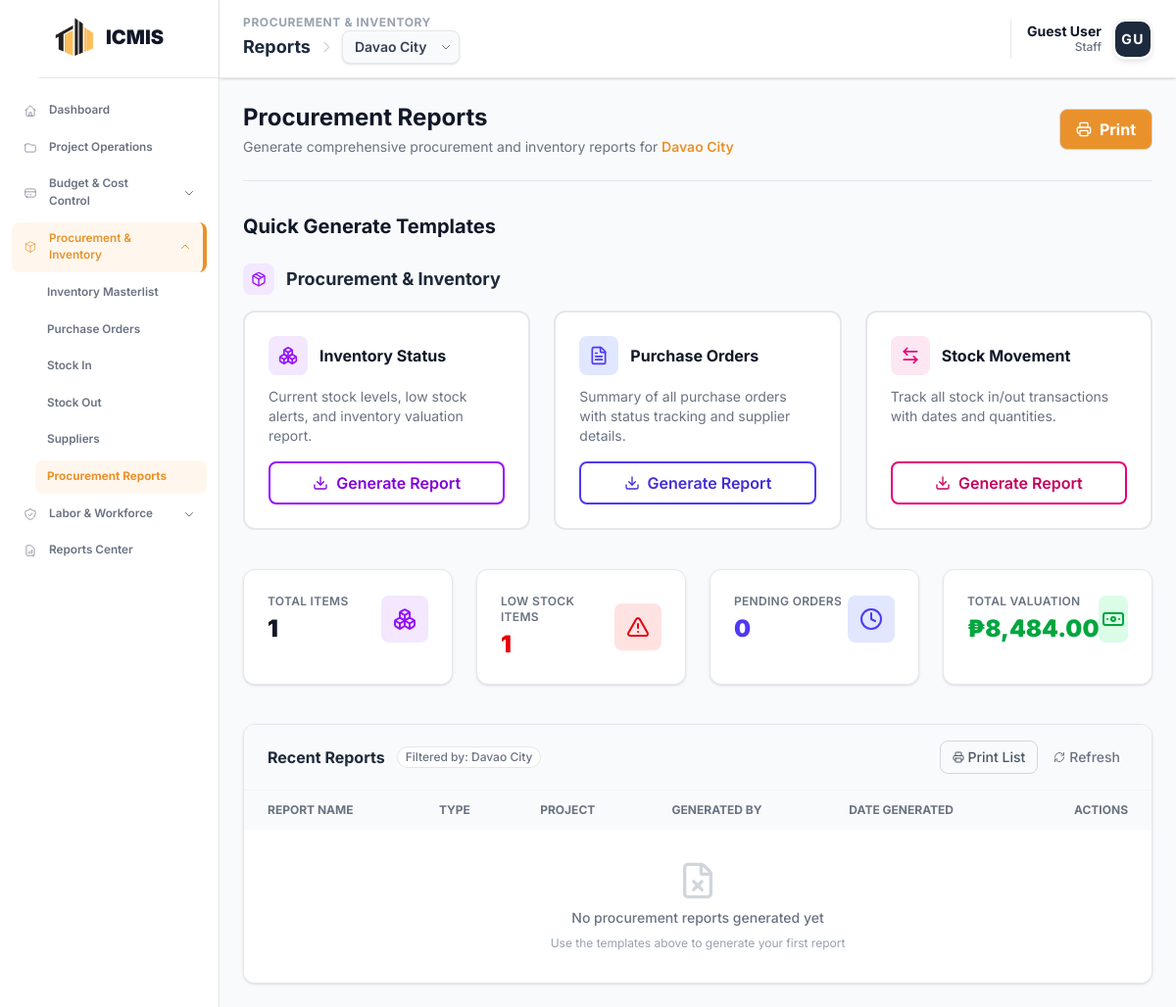
Before: /modules/procurement/reports.php with the older database file.
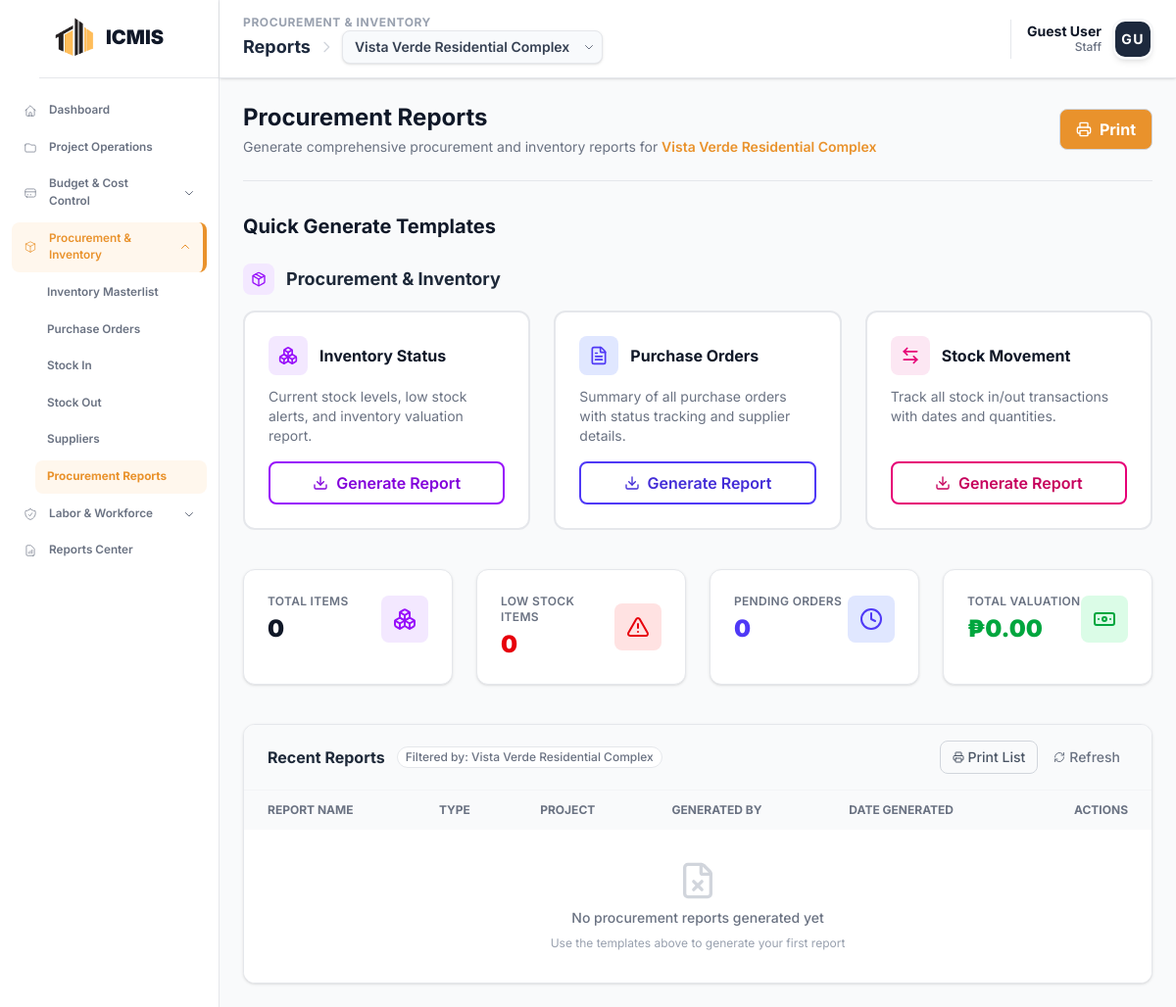
After: the same page with the newer database file.
### tables this page shows
CREATE TABLE `icmis_projects` (
  `project_id` int NOT NULL,
  `project_code` varchar(20) NOT NULL,
  `project_name` varchar(255) NOT NULL,
  `description` text,
  `location` varchar(255) DEFAULT NULL,
  `status` enum('Planning','In Progress','Active','On Hold','Completed','Cancelled') DEFAULT 'Planning',
  `start_date` date DEFAULT NULL,
  `end_date` date DEFAULT NULL,
  `completion_rate` decimal(5,2) DEFAULT '0.00',
  `project_manager_id` int DEFAULT NULL,
  `total_budget` decimal(15,2) DEFAULT '0.00'
);

### modules/procurement/project_context.php (called while the page is built, shortened)
<?php
function getProjectContext($conn) {
    $sql = "SELECT project_id FROM icmis_projects ORDER BY project_id DESC LIMIT 1";
    $result = $conn->query($sql);
    if ($result && $result->num_rows > 0) {
        $row = $result->fetch_assoc();
        $project_id = intval($row['project_id']);
        return $project_id;
    }
    return 0;
}
?>

### modules/procurement/reports.php (the view, shortened to what the changed rows need)
<?php
require_once __DIR__ . '/../../includes/report_print_layout.php';
if (file_exists(__DIR__ . '/project_context.php')) {
    require_once __DIR__ . '/project_context.php';
    $conn = getProcurementConnection();
    $selected_project_id = getProjectContext($conn);
}
$current_project_name = "All Projects";
if ($selected_project_id > 0) {
    $stmt = $conn->prepare("SELECT project_name, project_code, status FROM icmis_projects WHERE project_id = ?");
    $stmt->bind_param("i", $selected_project_id);
    $stmt->execute();
    $res = $stmt->get_result();
    if ($row = $res->fetch_assoc()) {
        $current_project_name = $row['project_name'];
    }
}
$projects = [];
$result_projects = $conn->query("SELECT project_id, project_code, project_name FROM icmis_projects ORDER BY project_id DESC");
if ($result_projects && $result_projects->num_rows > 0) {
    while ($row = $result_projects->fetch_assoc()) {
        $projects[] = $row;
    }
}
$stat_total_items = 0;
$stat_low_stock = 0;
$stat_total_value = 0;
$hasReorder = false;
$hasUnitCost = false;
$hasProjectId = false;
$colCheck = $conn->query("SHOW COLUMNS FROM procurement_inventory");
if ($colCheck) {
    while ($col = $colCheck->fetch_assoc()) {
        if ($col['Field'] === 'unit_cost') $hasUnitCost = true;
        if ($col['Field'] === 'project_id') $hasProjectId = true;
    }
}
$reorderExpr = $hasReorder ? "reorder_level" : "10";
$unitCostExpr = $hasUnitCost ? "COALESCE(unit_cost, 0)" : "0";
$inv_sql = "SELECT COUNT(*) as total_items,
            SUM(CASE WHEN quantity <= $reorderExpr THEN 1 ELSE 0 END) as low_stock,
            SUM(quantity * $unitCostExpr) as total_value
            FROM procurement_inventory WHERE 1=1";
if ($selected_project_id > 0 && $hasProjectId) {
    $inv_sql .= " AND project_id = $selected_project_id";
}
$inv_result = $conn->query($inv_sql);
if ($inv_result && $row = $inv_result->fetch_assoc()) {
    $stat_total_items = intval($row['total_items']);
    $stat_low_stock = intval($row['low_stock']);
    $stat_total_value = floatval($row['total_value']);
}
?>
<!DOCTYPE html>
<html lang="en">
<head>
    <script src="https://cdn.jsdelivr.net/npm/@tailwindcss/browser@4"></script>
    <link rel="stylesheet" href="https://cdnjs.cloudflare.com/ajax/libs/font-awesome/6.4.0/css/all.min.css">
    <?php include '../../includes/head_assetsv2.php'; ?>
</head>
<body class="bg-gray-50 text-slate-800">
    <div class="no-print">
        <?php include __DIR__ . '/../../includes/sidebar.php'; ?>
        <?php
        include __DIR__ . '/../../includes/header.php';
        ?>
    </div>
    <main class="ml-56 mt-20 p-6 transition-all duration-300 animate-fade-in">
        <div class="max-w-7xl mx-auto">
            <div class="border-b border-gray-200 pb-6 mb-8 no-print">
                <div class="flex items-center justify-between">
                    <div>
                        <h1 class="text-2xl text-gray-900 font-bold">Procurement Reports</h1>
                        <p class="text-sm text-gray-500 mt-1">Generate comprehensive procurement and inventory reports for
                            <span class="font-semibold text-[#e9922c]"><?php echo htmlspecialchars($current_project_name); ?></span>
                        </p>
                    </div>
                </div>
            </div>
            <div class="mb-10 no-print">
                <h2 class="text-xl font-bold text-gray-900 mb-6">Quick Generate Templates</h2>
            </div>
            <div class="grid grid-cols-1 md:grid-cols-4 gap-6 mb-10 no-print">
                <div class="bg-white rounded-xl border border-gray-200 p-6 shadow-sm">
                    <div class="flex items-center justify-between">
                        <div>
                            <p class="text-xs font-semibold text-gray-500 uppercase tracking-wide">Total Items</p>
                            <h3 id="stat-total-items" class="text-2xl font-black text-gray-900 mt-1"><?php echo number_format($stat_total_items); ?></h3>
                        </div>
                    </div>
                </div>
                <div class="bg-white rounded-xl border border-gray-200 p-6 shadow-sm">
                    <div class="flex items-center justify-between">
                        <div>
                            <p class="text-xs font-semibold text-gray-500 uppercase tracking-wide">Low Stock Items</p>
                            <h3 id="stat-low-stock" class="text-2xl font-black text-red-600 mt-1"><?php echo number_format($stat_low_stock); ?></h3>
                        </div>
                    </div>
                </div>
                <div class="bg-white rounded-xl border border-gray-200 p-6 shadow-sm">
                    <div class="flex items-center justify-between">
                        <div>
                            <p class="text-xs font-semibold text-gray-500 uppercase tracking-wide">Total Valuation</p>
                            <h3 id="stat-total-value" class="text-2xl font-black text-green-600 mt-1">₱<?php echo number_format($stat_total_value, 2); ?></h3>
                        </div>
                    </div>
                </div>
            </div>
            <div class="bg-white border border-gray-200 rounded-xl overflow-hidden shadow-sm mt-8">
                <div class="px-6 py-4 border-b border-gray-100 flex justify-between items-center bg-gray-50 no-print">
                    <div class="flex items-center gap-3">
                        <h3 class="font-bold text-gray-800">Recent Reports</h3>
                        <?php if($selected_project_id): ?>
                        <span class="text-xs font-medium text-gray-500 bg-white border border-gray-200 px-2 py-0.5 rounded-full">
                            Filtered by: <?php echo htmlspecialchars($current_project_name); ?>
                        </span>
                        <?php endif; ?>
                    </div>
                </div>
                <div class="overflow-x-auto">
                    <table class="w-full text-left border-collapse">
                        <thead class="bg-gray-50 text-xs uppercase text-gray-500 font-semibold">
                            <tr>
                                <th class="px-6 py-3">Report Name</th>
                                <th class="px-6 py-3">Type</th>
                                <th class="px-6 py-3">Project</th>
                                <th class="px-6 py-3">Generated By</th>
                                <th class="px-6 py-3">Date Generated</th>
                                <th class="px-6 py-3 text-right no-print">Actions</th>
                            </tr>
                        </thead>
                    </table>
                </div>
            </div>
        </div>
    </main>
</body>
</html>

### includes/header.php (shortened to what the changed rows need)
<?php
$current_uri = $_SERVER['REQUEST_URI'];
$current_file = basename($_SERVER['PHP_SELF']);
if (!isset($show_project_selector)) {
    $show_project_selector = (
        strpos($current_uri, '/modules/budget/') !== false ||
        strpos($current_uri, '/modules/procurement/') !== false ||
        strpos($current_uri, '/modules/workforce/') !== false ||
        strpos($current_uri, '/modules/reports/') !== false ||
        $current_file === 'dashboard.php'
    );
}
$header_projects = [];
$header_project_id = 0;
if ($show_project_selector) {
    $header_project_id = $_SESSION['selected_project_id'] ?? 0;
    if (isset($conn) && $conn instanceof mysqli) {
        $h_sql = "SELECT project_id, project_code, project_name FROM icmis_projects ORDER BY project_id DESC";
        $h_result = $conn->query($h_sql);
        if ($h_result && $h_result->num_rows > 0) {
            while ($row = $h_result->fetch_assoc()) {
                $header_projects[] = $row;
                if ($header_project_id == 0) {
                    $header_project_id = $row['project_id'];
                }
            }
        }
    }
}
?>
<header class="bg-white border-b border-gray-200 shadow-sm px-6 py-4 fixed top-0 left-56 right-0 z-50 h-20 flex items-center justify-between">
    <div class="flex items-center gap-4">
        <div class="flex flex-col">
            <div class="flex items-center gap-2">
                <?php if ($show_project_selector): ?>
                    <div class="relative group">
                        <?php if (!empty($header_projects)): ?>
                            <select onchange="changeHeaderProject(this.value)" class="appearance-none bg-slate-50 border border-gray-200 hover:border-[#e9922c] text-gray-700 text-sm font-semibold rounded-lg pl-3 pr-8 py-1.5 cursor-pointer focus:outline-none focus:ring-2 focus:ring-[#e9922c] focus:border-transparent transition-all shadow-sm">
                                <?php foreach ($header_projects as $proj): ?>
                                    <option value="<?php echo $proj['project_id']; ?>" <?php echo ($proj['project_id'] == $header_project_id) ? 'selected' : ''; ?>>
                                        <?php echo htmlspecialchars($proj['project_name']); ?>
                                    </option>
                                <?php endforeach; ?>
                            </select>
                        <?php else: ?>
                            <select class="appearance-none bg-slate-50 border border-gray-200 text-gray-400 text-sm font-semibold rounded-lg pl-3 pr-8 py-1.5 cursor-not-allowed shadow-sm" disabled>
                                <option selected>No Projects</option>
                            </select>
                        <?php endif; ?>
                        <div class="pointer-events-none absolute inset-y-0 right-0 flex items-center px-2 text-gray-500">
                        </div>
                    </div>
                <?php endif; ?>
            </div>
        </div>
    </div>
</header>

Changed rows visible on the page:
removed icmis_projects: project_name "Davao City"
added icmis_projects: project_name "Vista Verde Residential Complex"
Other visible differences:
form field value: "Davao City" → "Vista Verde Residential Complex"
$stat_total_items: "1" → "0"
$stat_low_stock: "1" → "0"
$stat_total_value: "8,484.00" → "0.00"
